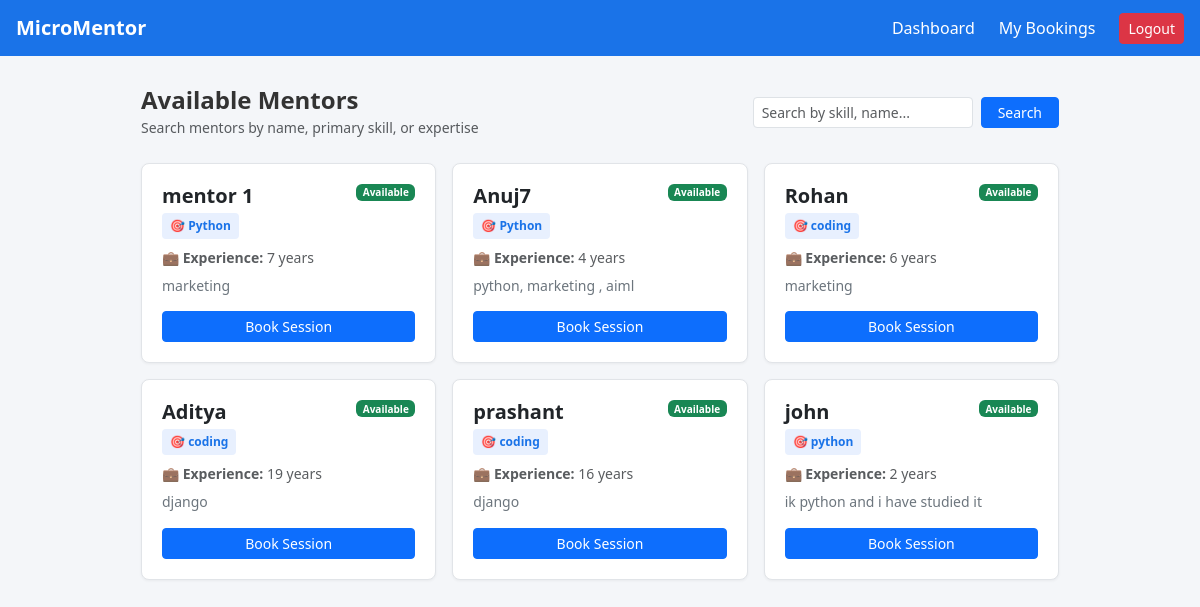
Screenshot of /mentor/mentors/ (signed in) with the database file from the repository.
### mentors/models.py (models this page shows, shortened)
class Mentor(models.Model):
    user = models.OneToOneField(User, on_delete=models.CASCADE)
    expertise = models.CharField(max_length=200)
    experience = models.IntegerField()
    skill=models.CharField(max_length=100)
    is_available = models.BooleanField(default=True)
    phone = models.CharField(max_length=15, null=True, blank=True)

### mentors/views.py (the view)
# urls.py: path('mentors/', views.mentor_list, name='mentor_list'),
@login_required
def mentor_list(request):
    query = request.GET.get('q', '').strip()
    mentors = Mentor.objects.all()
    if query:
        mentors = mentors.filter(
            Q(user__username__icontains=query) |
            Q(skill__icontains=query) |
            Q(expertise__icontains=query)
        )
    return render(request, 'mentor_list.html', {'mentors': mentors})

### templates/mentor_list.html (shortened to what this page needs)
<!DOCTYPE html>
<html lang="en">
<head>
    <link href="https://cdn.jsdelivr.net/npm/bootstrap@5.3.2/dist/css/bootstrap.min.css" rel="stylesheet">
</head>
<body>
    <nav class="navbar navbar-expand navbar-dark navbar-custom px-3">
        <a class="navbar-brand fw-bold" href="/dashboard/">MicroMentor</a>
        <div class="navbar-nav ms-auto align-items-center gap-2">
            <a class="nav-link text-white" href="/dashboard/">Dashboard</a>
            <a class="nav-link text-white" href="/mentor/my-bookings/">My Bookings</a>
            <a class="btn btn-sm btn-danger ms-2" href="/logout/">Logout</a>
        </div>
    </nav>
    <div class="container">
        <div class="d-flex justify-content-between align-items-center flex-wrap gap-2 mb-4">
            <div>
                <h1 class="h4 mb-0 fw-bold">Available Mentors</h1>
                <small class="text-muted">Search mentors by name, primary skill, or expertise</small>
            </div>
            <form method="GET" class="d-flex gap-2">
                <input type="text" class="form-control form-control-sm" name="q" placeholder="Search by skill, name..." value="{{ request.GET.q }}">
                <button type="submit" class="btn btn-primary btn-sm px-3">Search</button>
            </form>
        </div>
        <div class="row g-3">
            {% for mentor in mentors %}
            <div class="col-md-6 col-lg-4">
                <div class="mentor-card">
                    <div>
                        <div class="d-flex justify-content-between align-items-start mb-1">
                            <h2 class="h5 fw-bold mb-0 text-dark">{{ mentor.user.username }}</h2>
                            {% if mentor.is_available %}
                                <span class="badge bg-success" style="font-size: 10px;">Available</span>
                            {% else %}
                                <span class="badge bg-secondary" style="font-size: 10px;">Paused</span>
                            {% endif %}
                        </div>
                        <div class="badge-skill">🎯 {{ mentor.skill }}</div>
                        <p class="small text-muted mb-2">
                            💼 <strong>Experience:</strong> {{ mentor.experience }} years
                        </p>
                        {% if mentor.expertise %}
                        <p class="small text-secondary mb-3" style="line-height: 1.4;">
                            {{ mentor.expertise }}
                        </p>
                        {% endif %}
                    </div>
                    <div>
                        {% if mentor.is_available %}
                            <a href="/mentor/book/{{ mentor.id }}/" class="btn btn-primary btn-sm w-100">Book Session</a>
                        {% else %}
                            <button class="btn btn-secondary btn-sm w-100" disabled>Currently Unavailable</button>
                        {% endif %}
                    </div>
                </div>
            </div>
            {% endfor %}
        </div>
    </div>
</body>
</html>

### templates/mentor_list.html (style rules this page uses)
body { background-color: #f4f6f9; color: #333; }
.navbar-custom { background-color: #1a73e8; }
.container { max-width: 950px; margin: 30px auto; padding: 0 16px; }
.mentor-card { background: #ffffff; border: 1px solid #e1e4e8; border-radius: 8px; padding: 20px; height: 100%; display: flex; flex-direction: column; justify-content: space-between; box-shadow: 0 1px 3px rgba(0,0,0,0.05); }
.badge-skill { background: #e8f0fe; color: #1a73e8; font-size: 12px; font-weight: 600; padding: 4px 8px; border-radius: 4px; display: inline-block; margin-bottom: 8px; }

### rows the page displays
Mentor: user.username "mentor 1", is_available "Available", skill "Python", experience "7", expertise "marketing"
Mentor: user.username "Anuj7", is_available "Available", skill "Python", experience "4", expertise "python, marketing , aiml"
Mentor: user.username "Rohan", is_available "Available", skill "coding", experience "6", expertise "marketing"
Mentor: user.username "Aditya", is_available "Available", skill "coding", experience "19", expertise "django"
Mentor: user.username "prashant", is_available "Available", skill "coding", experience "16", expertise "django"
Mentor: user.username "john", is_available "Available", skill "python", experience "2", expertise "ik python and i have studied it"
